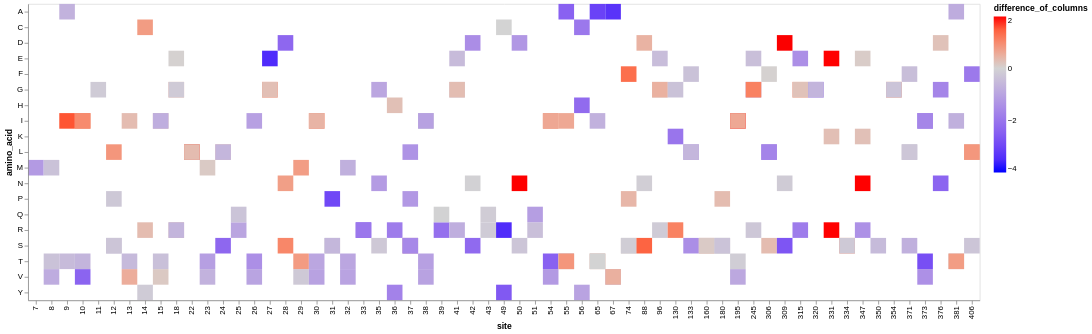

The code cell stored with this chart in its notebook:
### Code cell
#Heatmap for NA Protein
chart = alt.Chart(na_dms_data).mark_rect().encode(
        x=alt.X('site:O', title='site'),
        y=alt.Y('mut_aa:O', title='amino_acid'),
        color=alt.Color(
            'difference_of_columns:Q',
            scale=alt.Scale(
                domain=[-4, 0, 2],
                range=['blue', 'lightgray', 'red']
            )    
        )
    )
chart.display()

### Figure 1 — Vega-Lite specification as saved in the notebook (floating-point values rounded to 4 significant figures; data arrays with more than 128 entries replaced by an {"elided": "..."} marker saying what was removed)
{"config": {"view": {"continuousWidth": 300, "continuousHeight": 300}}, "data": {"name": "data-e1b1c84459848f376ec79d4a07274978"}, "mark": {"type": "rect"}, "encoding": {"color": {"field": "difference_of_columns", "scale": {"domain": [-4, 0, 2], "range": ["blue", "lightgray", "red"]}, "type": "quantitative"}, "x": {"field": "site", "title": "site", "type": "ordinal"}, "y": {"field": "mut_aa", "title": "amino_acid", "type": "ordinal"}}, "$schema": "https://vega.github.io/schema/vega-lite/v5.20.1.json", "datasets": {"data-e1b1c84459848f376ec79d4a07274978": {"elided": "198 records"}}}
